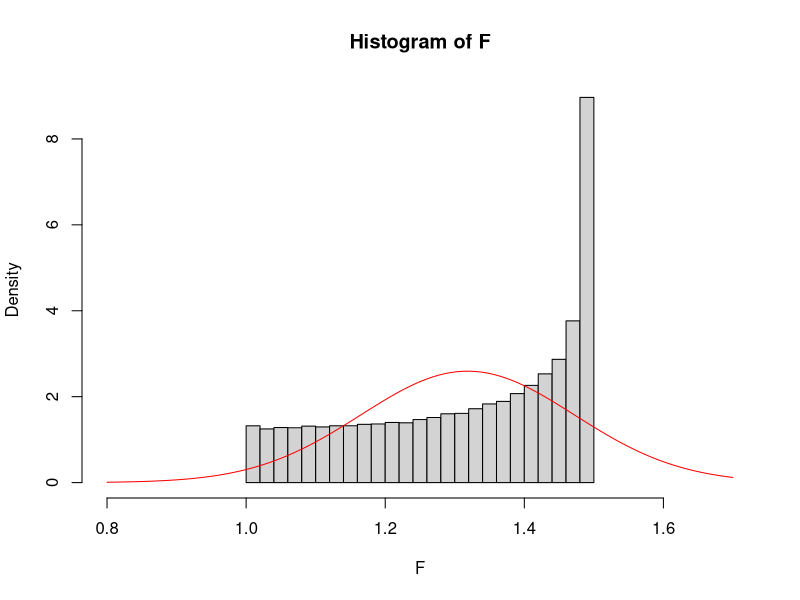

Write R code to recreate this figure.
n <- 2;
r <- 2;
F <- c();
i <- 1;

time0 <- proc.time()
while(i<=100000){
#vzorca
X_12 <- rnorm(n)
X_22 <- rnorm(n)

#cenilka variance
S_12 <- var(X_12)
S_22 <- var(X_22)
S <- sort(c(S_12,S_22))

F[i] <- round(((1/r)*S[1]+(3/r)*S[2])/(S_12+S_22),3)
i <- i+1;
}

#pdf('Primer_10000.pdf')
time <- proc.time()-time0
x<-seq(0,10,0.01);
hist(F, freq = FALSE,xlim = c(min(F)-0.2,max(F)+0.2))
curve(dnorm(x,mean=mean(F),sd=sd(F)),add=TRUE, col = 'red')
#dev.off()